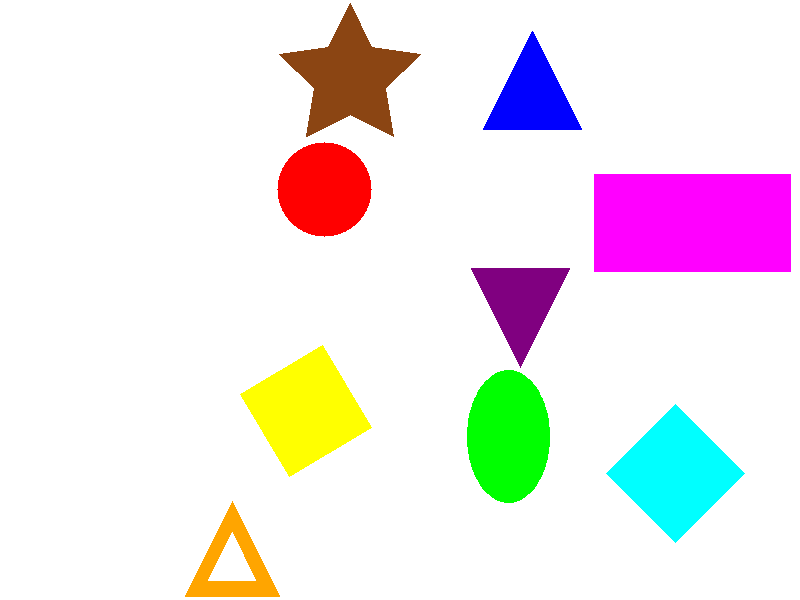
%> input picture T2/Barbu Oana-Gabriela/1305B_1306A.png, 800 x 600 px
$ octave barbu_oana_tema2_sva.m   (GNU Octave 9; MATLAB toolbox functions it lacks are replaced by stand-ins)
%> lines starting %> are read from the running program, lines starting %| are printed output that depends on the picture; in (x1, y1, x2, y2) boxes, pixels count from 0 and x2, y2 are one past the last pixel; in counts of white or black regions, pixels touching at a corner belong together; the program's own positions count from 1
img = imread('1305B_1306A.png');  %citesc imaginea si o stochez intr o variabila img
%> img is the input picture: size 600x800x3 uint8; mean R, G, B 239.3, 231.9, 234.6
imshow(img)
title('imagine originala')

%conversia in alb-negru si binarizare
gray = rgb2gray(img);
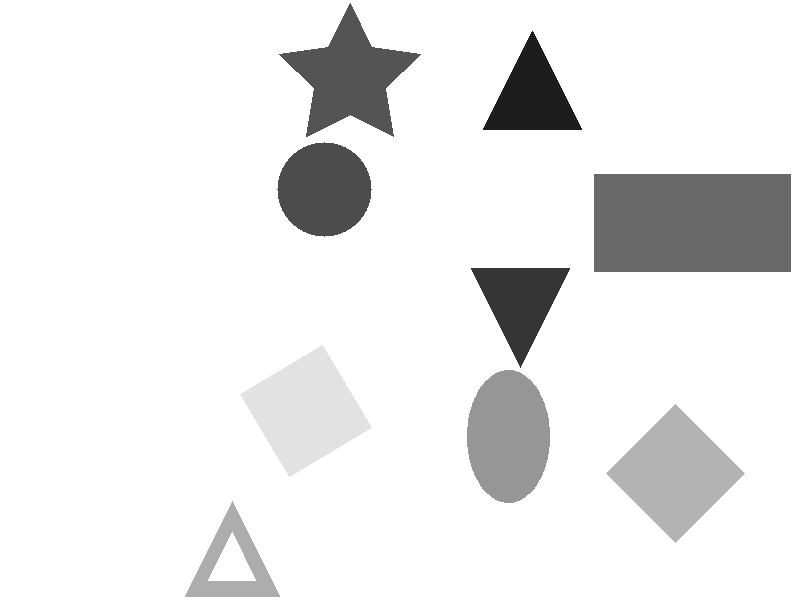
%> gray: size 600x800 uint8; min 29, max 255, mean 234.4
bw = imbinarize(gray, 0.9); %binarizez imaginea grayscale; o transform in imagine alb-negru
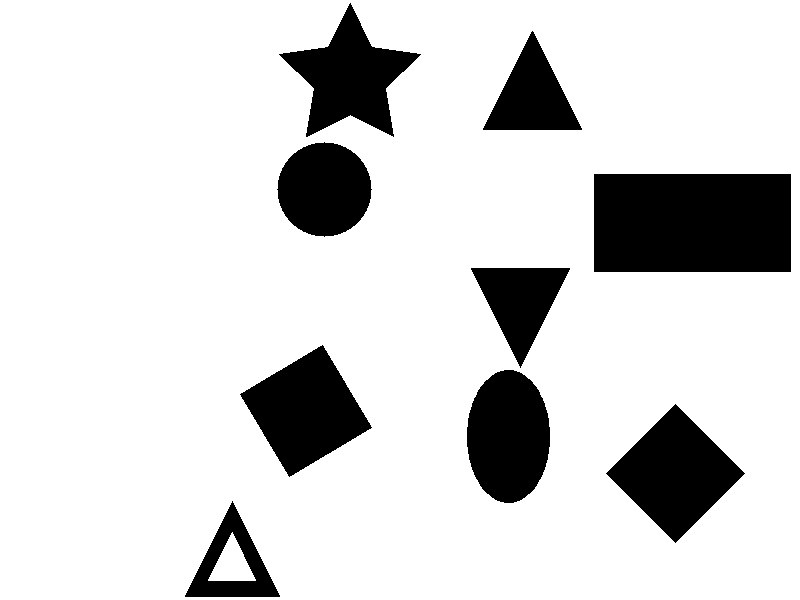
%> bw: size 600x800 logical; 84.3% white; 9 black regions, largest, box (x1, y1, x2, y2) and area: (594, 174, 791, 272) 19306, (606, 404, 745, 543) 9661, (240, 345, 372, 477) 9290
                            %pixelii din gray cu o intensitate mai mare decat 0.9
                            % (unde intensitatile sunt normalizate la intervalul [0, 1]) vor fi setati la 1 (alb) în bw,
                            % iar cei cu o intensitate mai mica sau egala vor fi setati la 0 (negru).
% inversez bw: formele sa fie albe, iar fundalul negru
bw = ~bw;
%> bw: size 600x800 logical; 15.7% white; 9 white regions

% identific si etichetez formele individuale
[L, num] = bwlabel(bw);  %L- matrice etichetata unde fiecare pixel al unei forme are aceeasi valoare
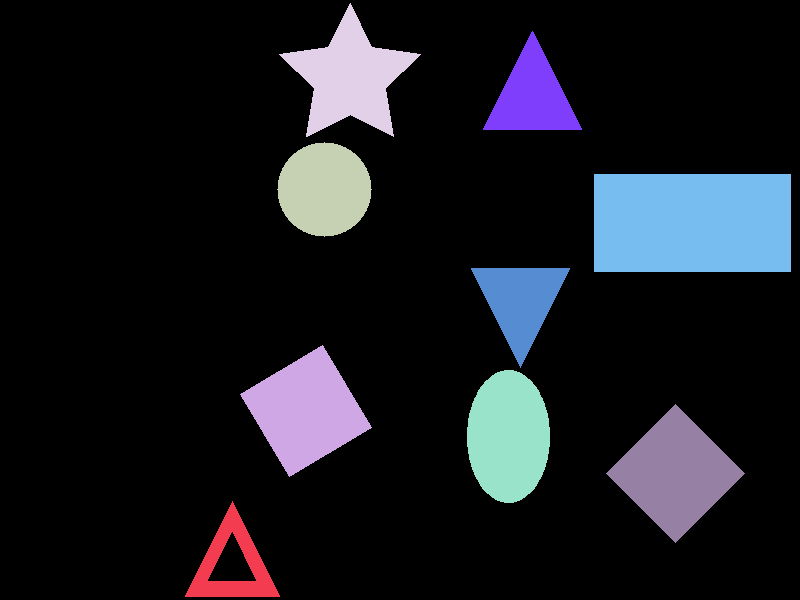
%> L: size 600x800 double; 10 distinct labels, from 0 to 9; one colour per label, 0 black
%> num = 9
                         %num-  numarul de forme detectate
stats = regionprops(L, 'Centroid', 'Area', 'Perimeter', 'BoundingBox', 'Eccentricity');
%> stats = 9 regions; largest, box (x1, y1, x2, y2), Area, Centroid, Eccentricity and Perimeter: (594, 174, 791, 272) 19306 [693 223.5] 0.867 573.9, (606, 404, 745, 543) 9661 [676 474] 0 388.1, (240, 345, 372, 477) 9290 [306.5 411.5] 0.000264 380.9
%calculeaza proprietati pentru fiecare regiune etichetata din matricea L
%centroid: coordonatele centrului fiecarei forme gasite
%area: nr de pixeli din fiecare regiune
%perimeter: lungimea conturului fiecarei regiuni
%boundingbox: dreptunghiul minim care inconjoara fiecare regiune
%eccentricity: excentricitatea elipsei (masoara cat de alungita este forma)

for k = 1:num                                % iterare pentru fiecare forma detectata
    mask = (L == k);                         % creeaza o masca binara pentru forma curenta (pixelii formei 'k' sunt 1 si restul 0)
    B = bwboundaries(mask);                  % gaseste contururile formei
    boundary = B{1};                         % extrage primul contur

    % simplificare contur pentru varfuri
%> (the run ends here)
